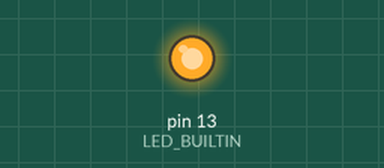
This sketch was run on a simulated Arduino Uno, built with avr-gcc and run on an emulated ATmega328P. Shown: output pins drawn as LEDs (lit = HIGH).

Above: at 0.5 s.
At 12.0 s:
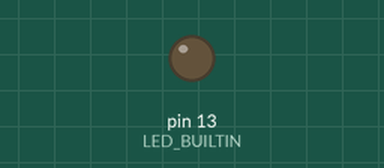
Timing chart, 0 to 19.5 s (numbered marks = the images above):
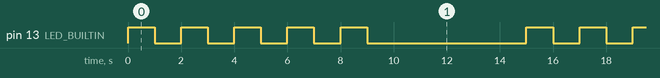

The sketch:

blinking-buildin-led.ino
```cpp
void setup() {
  // initialize digital pin LED_BUILTIN as an output.
  pinMode(LED_BUILTIN, OUTPUT);
}

void loop() {
  // use a for loop to blink the LED 5 times
  for (int i = 0; i < 5; i++) {
    digitalWrite(LED_BUILTIN, HIGH); // turn the LED on
    delay(1000);                     // wait for a second
    digitalWrite(LED_BUILTIN, LOW);  // turn the LED off
    delay(1000);                     // wait for a second
  }
  delay(5000); // wait for 5 seconds before blinking again
}
```

Measured:
- by itself, pin 13 (LED_BUILTIN): repeats every 15.0 s: 4 × (LOW 1.0 s, HIGH 1.0 s), LOW 6.0 s, HIGH 1.0 s
- by itself, everything shown: repeats every 15.0 s, in 10 steps
